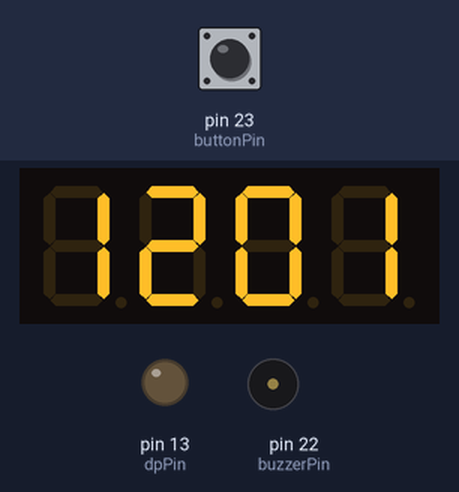
A sketch run on a simulated Arduino Mega 2560, built with avr-gcc and run on an emulated ATmega2560. Parts: 4-digit seven-segment display, output pins drawn as LEDs (lit = HIGH), buzzer (waves = sounding, pin HIGH). Wiring (inferred from the names in the program): 4-digit 7-segment display, segments lit when HIGH: segments pin 2, pin 3, pin 4, pin 5, pin 6, pin 7, pin 8; digit selects pin 12, pin 11, pin 10, pin 9. The test bench sets the inputs (shaded band); at power-on: pin 23 (buttonPin) HIGH. The segment pins are drawn as the display they are named for; pins used as bus, display or sensor lines are not drawn.

Above: at 1.2 s.
1.3 s: pin 23 (buttonPin) pulled LOW for 0.15 s
At 2.6 s:
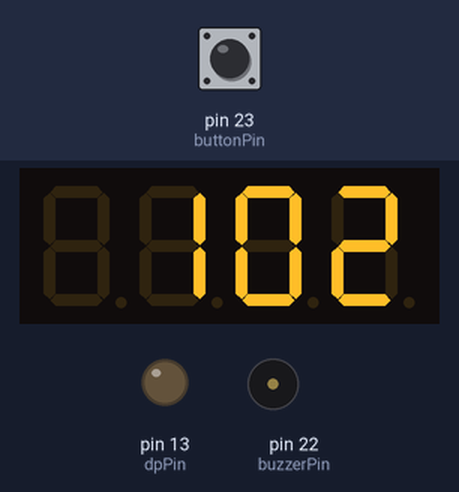
3.0 s: pin 23 (buttonPin) pulled LOW for 1 s
At 4.0 s:
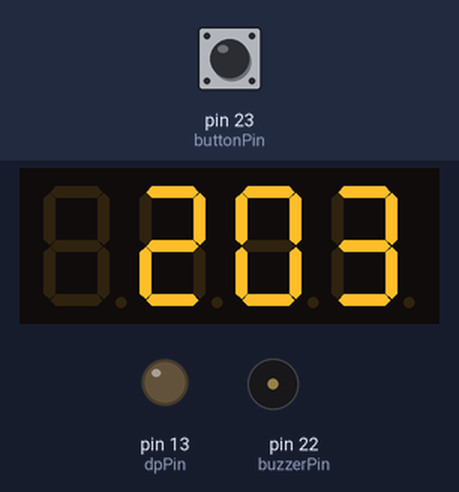
5.5 s: pin 23 (buttonPin) pulled LOW for 0.15 s
At 7.0 s:
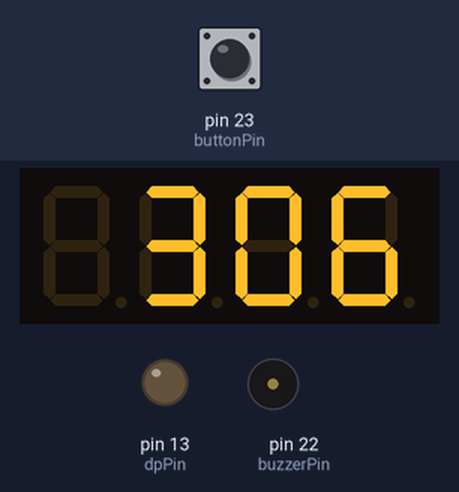
7.3 s: pin 23 (buttonPin) pulled LOW for 1 s
At 8.5 s:
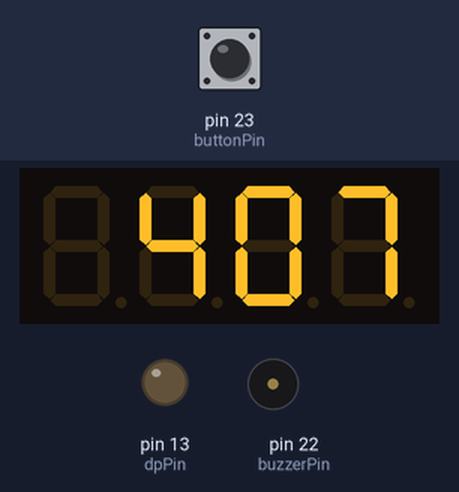
Timing chart, 0 to 10.3 s (numbered marks = the images above; inputs shaded):
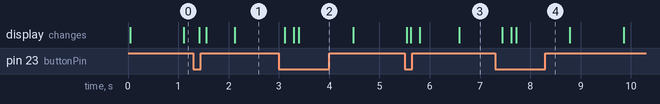

The sketch:

4_DIGIT_7_SEGMENT_DISPLAY_MINUTES_SECONDS.ino
```cpp
int segmentPins[] = {2, 3, 4, 5, 6, 7, 8};
int digitPins[] = {12, 11, 10, 9};
int dpPin = 13;
int buzzerPin = 22;
int buttonPin = 23;

const byte digits[10][7] = {
  {1,1,1,1,1,1,0}, // 0
  {0,1,1,0,0,0,0}, // 1
  {1,1,0,1,1,0,1}, // 2
  {1,1,1,1,0,0,1}, // 3
  {0,1,1,0,0,1,1}, // 4
  {1,0,1,1,0,1,1}, // 5
  {1,0,1,1,1,1,1}, // 6
  {1,1,1,0,0,0,0}, // 7
  {1,1,1,1,1,1,1}, // 8
  {1,1,1,1,0,1,1}  // 9
};

int minutes = 12;
int seconds = 0;
unsigned long lastUpdate = 0;
bool lastButtonState = HIGH;

void setup() {
  for (int i = 0; i < 7; i++) pinMode(segmentPins[i], OUTPUT);
  for (int i = 0; i < 4; i++) pinMode(digitPins[i], OUTPUT);
  pinMode(dpPin, OUTPUT);
  pinMode(buzzerPin, OUTPUT);
  pinMode(buttonPin, INPUT_PULLUP);
  digitalWrite(dpPin, LOW);
}

void displayDigit(int digit, int number) {
  for (int i = 0; i < 4; i++) digitalWrite(digitPins[i], HIGH);
  for (int i = 0; i < 7; i++) digitalWrite(segmentPins[i], LOW);
  digitalWrite(digitPins[digit], LOW);
  for (int i = 0; i < 7; i++) digitalWrite(segmentPins[i], digits[number][i]);
  delay(5);
}

void displayTime(int mm, int ss) {
  int total = mm * 100 + ss;
  bool skipThousands = (total < 1000); // Skip leading zero if less than 1000

  int digitsArray[4] = {
    (total / 1000) % 10,
    (total / 100) % 10,
    (total / 10) % 10,
    total % 10
  };

  for (int repeat = 0; repeat < 5; repeat++) {
    for (int i = 0; i < 4; i++) {
      if (i == 0 && skipThousands) continue; // Don’t show leading zero
      displayDigit(i, digitsArray[i]);
    }
  }
}

void loop() {
  if (millis() - lastUpdate >= 1000) {
    lastUpdate = millis();
    seconds++;
    if (seconds >= 60) {
      seconds = 0;
      minutes++;
      if (minutes > 12) minutes = 1; // Roll back to 1 after 12
    }
  }

  // Buzzer alert at 8:30
  if (minutes == 8 && seconds == 30) {
    tone(buzzerPin, 1000, 500);
  }

  // Button to add 1 minute
  bool currentButtonState = digitalRead(buttonPin);
  if (lastButtonState == HIGH && currentButtonState == LOW) {
    minutes++;
    if (minutes > 12) minutes = 1;
    delay(200); // debounce
  }
  lastButtonState = currentButtonState;

  displayTime(minutes, seconds);
}
```

Measured:
- after the input at 1.3 s, the display: first changes after 0.12 s (image 1 shows a later state)
